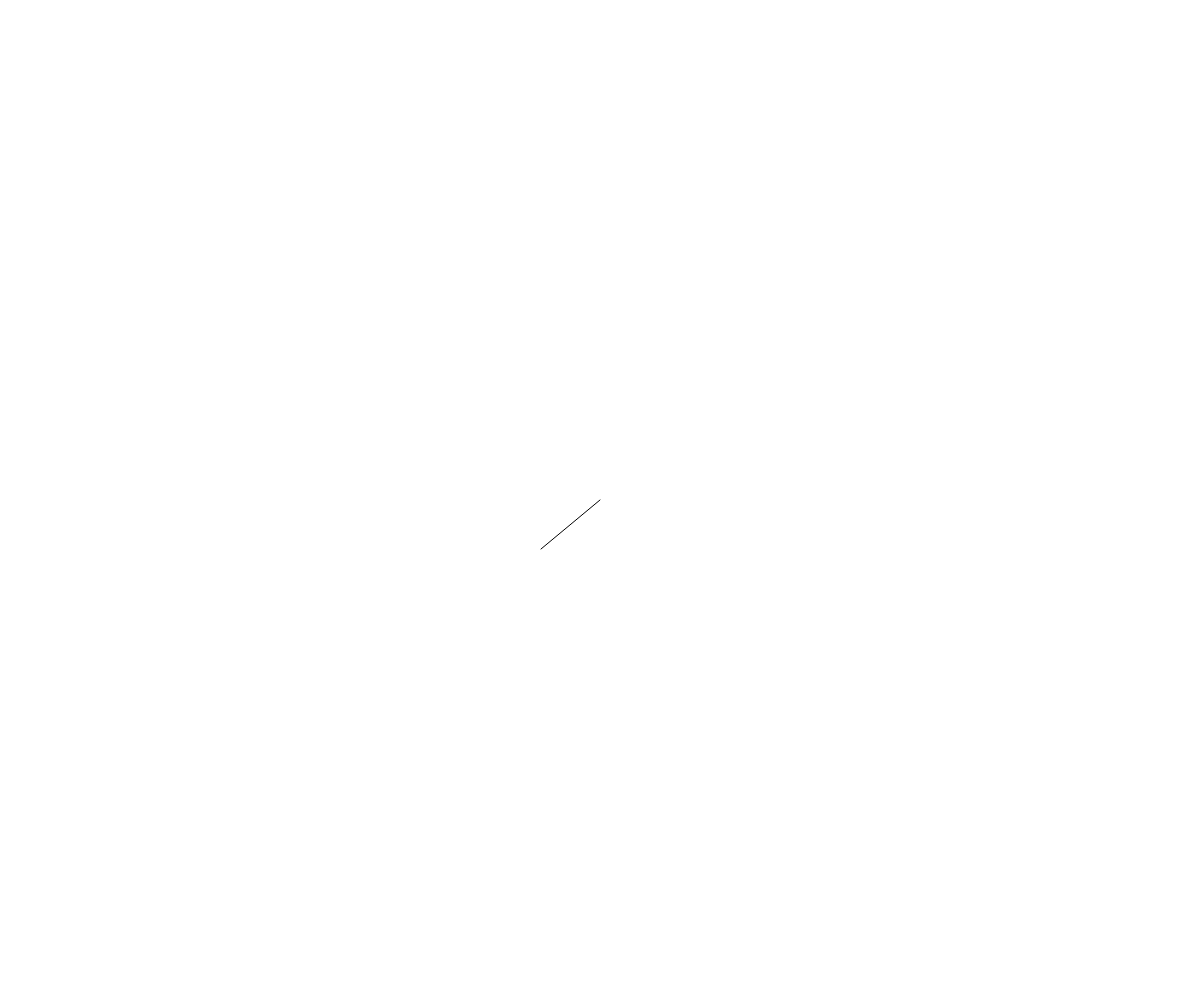
Frame 1 (no input)
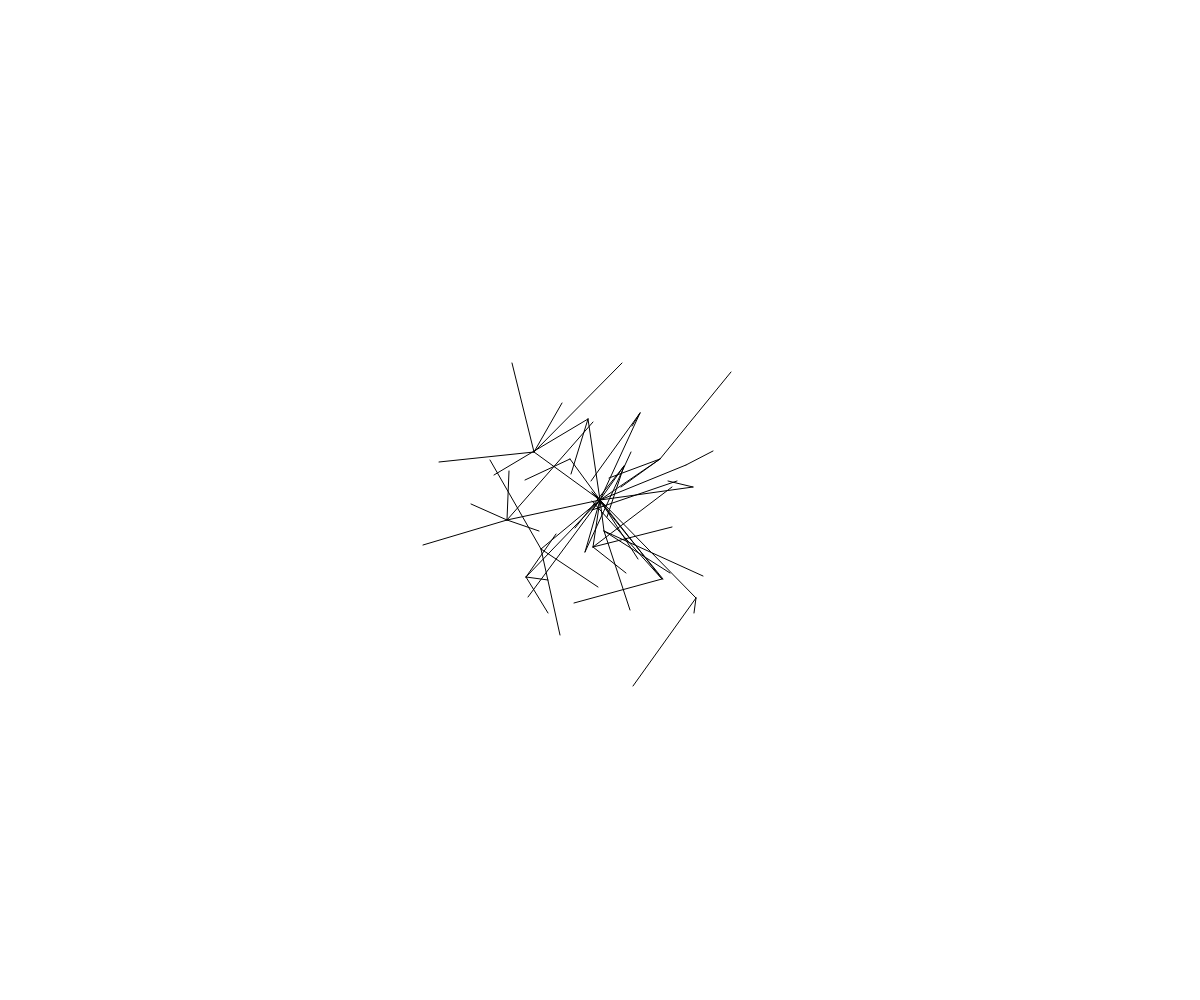
Frame 60 (no input)
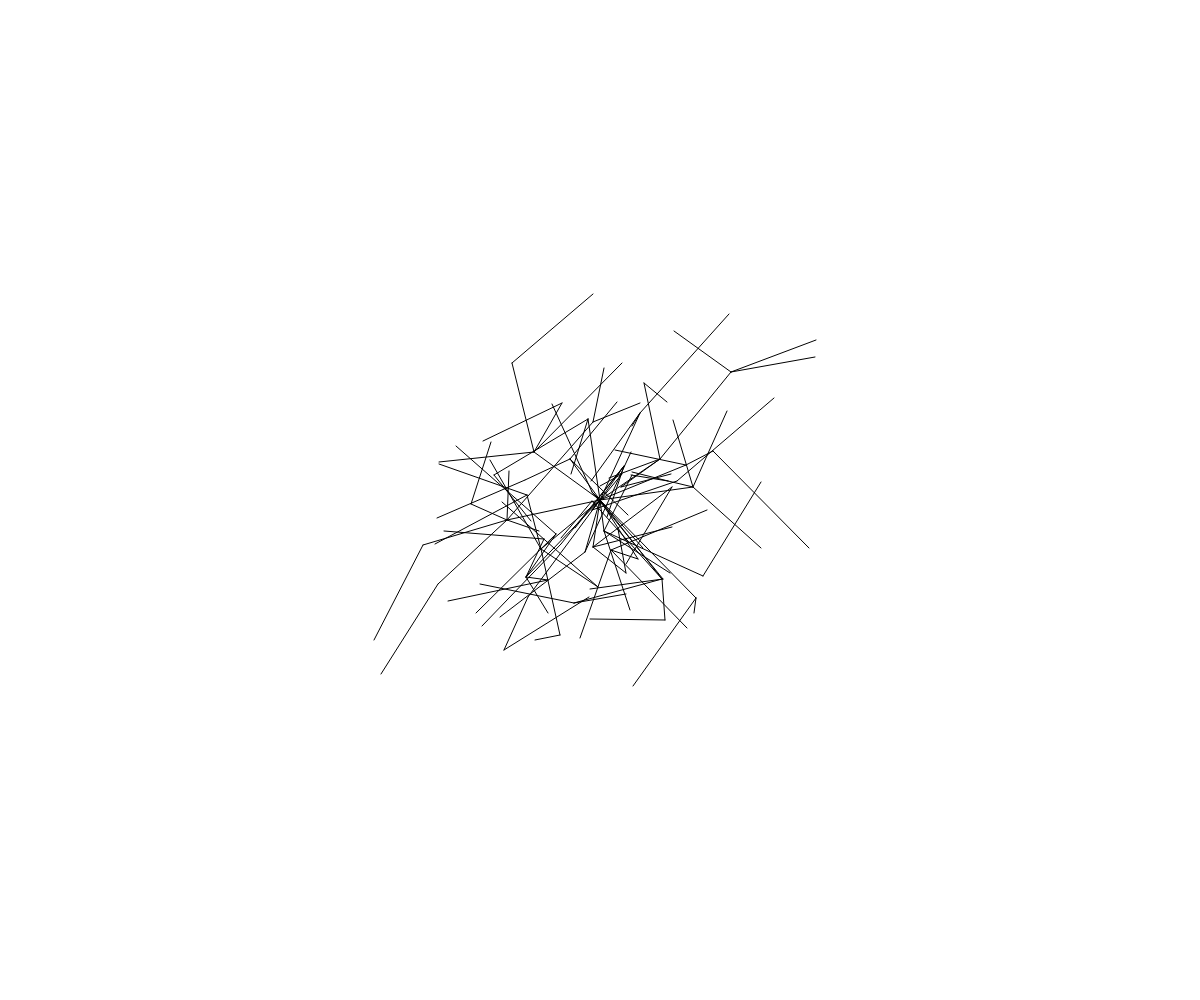
Frame 120 (the mouse pressed at the canvas centre since frame 60)

The p5.js sketch that drew these frames (run headless with seeded random() and noise() and a simulated clock; from frame 60 on, the mouse is pressed at the canvas centre):

// p5.js sketch
// ── sketch.js
const layers = [[],[]];
let layeri = 0;
const maxdxy = 100;

const maxLayerSize = () => maxdxy*0.05*(pow(2*(layeri+1),2)-pow(2*layeri,2));

const getLayer = () => {
  let nextLayer = layers[layeri+1];
  if (nextLayer.length >= maxLayerSize()) {
    addLayer();
    return getLayer();
  }
  return layers[layeri];
}

const addLayer = () => {
  layeri++;
  layers.push([]);
}

function setup() {
  createCanvas(innerWidth,innerHeight);
  getLayer().push([width/2,height/2]);
  background(255);
}

function draw() {
  const [xo,yo] = random(getLayer());
  const x = xo + floor(random(-maxdxy,maxdxy));
  const y = yo + floor(random(-maxdxy,maxdxy));
  line(xo,yo,x,y);
  if(x<0||x>width||y<0||y>height) return;
  layers[layeri+1].push([x,y]);
}
